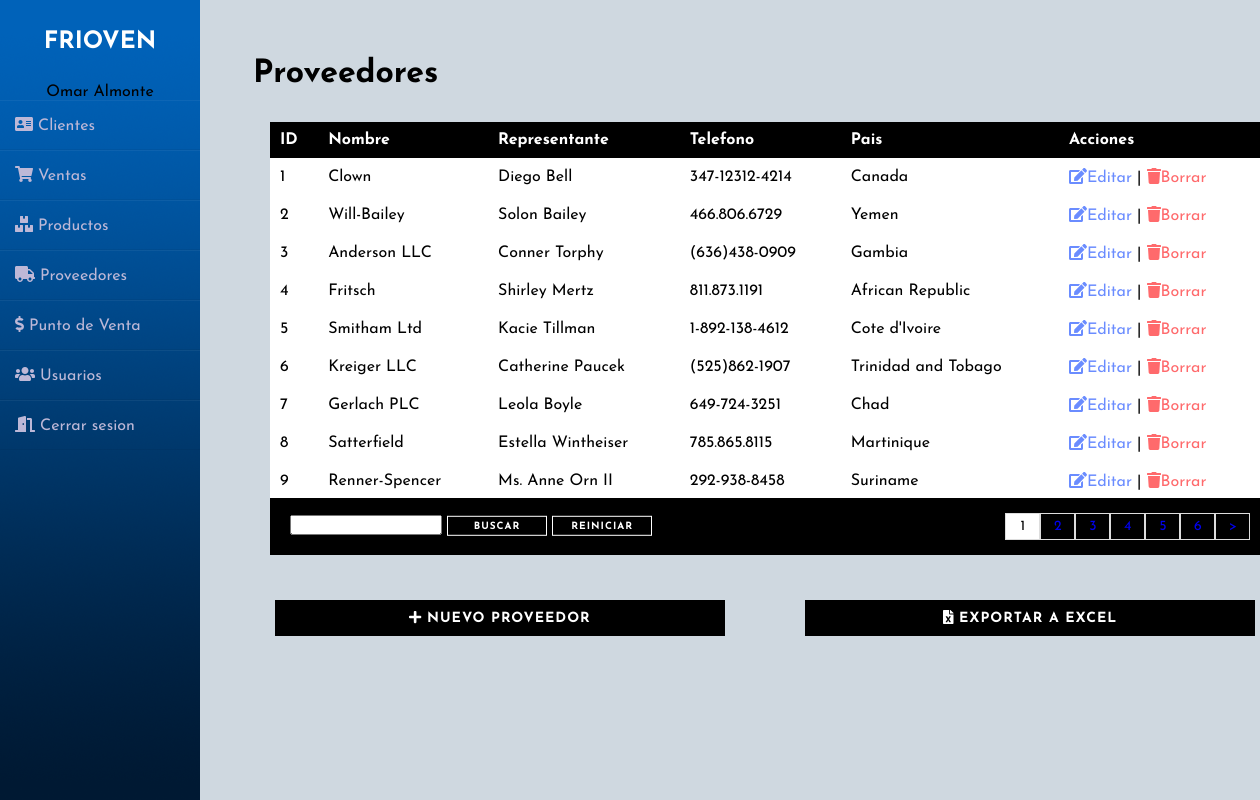
Page /proveedores.php (signed in) on the committed database.
### tables this page shows
CREATE TABLE `proveedor` (
  `idproveedor` int(11) NOT NULL,
  `nombreprov` varchar(255) NOT NULL,
  `representante` varchar(255) NOT NULL,
  `telefono` varchar(255) NOT NULL,
  `pais` varchar(255) NOT NULL,
  `activo` char(2) NOT NULL DEFAULT 'si'
);

### proveedores.php (the view, shortened to what this page needs)
<?php
include 'links/provlinks.php';
include 'back/conexion.php';
?>
<!DOCTYPE html>
<html>
<head>
</head>
<body>
	<div class="wrapper">
    <?php
    include 'links/sidebar.php';
    ?>
    <div class="main_content">
    	<h1 class="down">Proveedores </h1>
	<div class="divtab">
	<section class="downp" id="container">
    	<table>
			<tr>
				<th>ID</th>
				<th>Nombre</th>
				<th>Representante</th>
				<th>Telefono</th>
				<th>Pais</th>
				<th>Acciones</th>
			</tr>
			<?php
			if (empty($_REQUEST["busqueda"])) {
			$q2 = "SELECT COUNT(*) as total_reg FROM proveedor where activo = 'si'";
			}else{
			$busqueda = $_REQUEST["busqueda"];
			$q2 = "SELECT COUNT(*) as total_reg FROM proveedor where idproveedor LIKE '%$busqueda%' OR nombreprov LIKE '%$busqueda%' OR representante LIKE '%$busqueda%' OR telefono LIKE '%$busqueda%' OR pais LIKE '%%busqueda%' AND activo = 'si'";
			}
			$sq_reg = mysqli_query($con,$q2);
			$r_reg = mysqli_fetch_array($sq_reg);
			$total_reg = $r_reg['total_reg'];
			$ppg = 9;
			if (empty($_GET['npg'])) {
				$npg = 1;
			} else {
				$npg = $_GET['npg'];
			}
			$desde = ($npg - 1) *  $ppg;
			$ttp = ceil($total_reg / $ppg);
			if (empty($_REQUEST["busqueda"])) {
				$q = "SELECT idproveedor,nombreprov,representante,telefono,pais FROM proveedor where activo = 'si' LIMIT $desde,$ppg";
			} else{
				$q = "SELECT idproveedor,nombreprov,representante,telefono,pais FROM proveedor where idproveedor LIKE '%$busqueda%' OR nombreprov LIKE '%$busqueda%' OR representante LIKE '%$busqueda%' OR telefono LIKE '%$busqueda%' OR pais LIKE '%%busqueda%' AND activo = 'si' LIMIT $desde,$ppg";
			}
			$e = mysqli_query($con,$q);
			$contador = mysqli_num_rows($e);
			if ($contador > 0) {
				while ($datos = mysqli_fetch_array($e)) {
			?>
			<tr>
				<td><?php echo $datos['idproveedor']; ?> </td>
				<td><?php echo $datos['nombreprov']; ?> </td>
				<td><?php echo $datos['representante']; ?> </td>
				<td><?php echo $datos['telefono']; ?> </td>
				<td><?php echo $datos['pais']; ?> </td>
				<td><a href="u_prov.php?id=<?php echo $datos['idproveedor']; ?>" id="b_edit"><i class="fas fa-edit"></i>Editar</a> | <a href="d_prov.php?id=<?php echo $datos['idproveedor']; ?>" id="b_delete"><i class="fas fa-trash"></i>Borrar</a></td>
			</tr>
			<?php
		    	}
			}
			?>
    	</table>
    </section>
	</div>
	<div class="paginas">
	<div class="wd">
	<form action="back/robproveedores.php" method="get" class="down">
    <input type="text" name="busqueda" value="<?php if(!empty($busqueda)){echo $busqueda;} ?>">
    <input type="submit" name = "buscar" value="buscar" class="botw btn btn-2 ">
    <input type="submit" name="reiniciar" value="reiniciar" class="botw btn btn-2">
    </form>
	</div>
		<ul>
			<?php
			for ($i=1; $i <= $ttp ; $i++) {
				if ($i == $npg) {
				 echo '<li class="seleccion">'.$i.'</li>';
				}else{
				if (empty($busqueda)) {
					echo '<li><a href="?npg='.$i.'">'.$i.'</a></li>';
				} else{
					echo '<li><a href="?npg='.$i.'&busqueda='.$busqueda.'">'.$i.'</a></li>';
				}
			}
			}
			?>
			<?php
			if ($npg != $ttp) {
				if (!empty($busqueda)) {
			?>
			<li><a href="?npg=<?php  echo $npg + 1?>&busqueda=<?php echo $busqueda ?>"> > </a></li>
			<?php
			    }else{
			 ?>
			 <li><a href="?npg=<?php  echo $npg + 1?>"> > </a></li>
			<?php
			}
			}
			 ?>
		</ul>
	</div>
	<div class="bar_btn">
    <button class="bot3 btn btn-2" onclick="window.location.href = 'registrarprov.php';" ><i class="fas fa-plus"></i>  Nuevo Proveedor </button>
    <button class="bot3 btn btn-2" onclick="window.location.href = 'back/exportprov.php';" ><i class="fas fa-file-excel"></i>  Exportar a Excel </button>
    </div>
      </div>
    </div>
</body>
</html>

### css/cssprov.css (style rules this page uses)
.down { transform: translate(5%, 180%); }
A:link { text-decoration: none }
* { outline:none !important; }
a { text-decoration: none !important;outline: none !important; }
.downp { margin-left: 70px; margin-top: 90px; font-size: 20px; }
.wd { margin-top: 50px; position: relative; }

### css/listaclientes.css (style rules this page uses)
.divtab { height: 200px; }
table { border-collapse: collapse; font-size: 12pt; width: 100%; }
table th { text-align: left; padding: 10px; background: black; color: white; }
table tr { background: #fff; }
table td { padding: 10px; }
#b_edit { color: #6A8CFF ; }
#b_delete { color: #FF6A6C; }

### css/botones.css (style rules this page uses)
.btn { border: none; font-size: 20px; color: inherit; background: none; cursor: pointer; padding: 15px 40px; text-transform: uppercase; letter-spacing: 1px; font-weight: 700; outline: none; -webkit-transition: all 0.3s; -moz-transition: all 0.3s; transition: all 0.3s; }
.btn:after { content: ''; position: absolute; z-index: -1; -webkit-transition: all 0.3s; -moz-transition: all 0.3s; transition: all 0.3s; }
.btn:before { speak: none; font-style: normal; font-weight: normal; font-variant: normal; text-transform: none; line-height: 1; position: relative; -webkit-font-smoothing: antialiased; }
.btn-2 { background: black; color: #fff; }
.btn-2:before { position: absolute; height: 100%; left: 0; top: 0; line-height: 3; font-size: 140%; width: 60px; }

### css/botones2.css (style rules this page uses)
.bot3 { margin-top: 45px; margin-left: 75px; padding: 10px; width: 450px; font-size: 14px; }
.botw { border: 1px solid white; background: none; color: white; font-size: 10px; padding: 2px; width: 100px }

### fw/all.css (style rules this page uses)
.fa-edit:before { content: "\f044"; }
.fa-file-excel:before { content: "\f1c3"; }
.fa-plus:before { content: "\f067"; }
.fa-trash:before { content: "\f1f8"; }

### css/paginas.css (style rules this page uses)
.wd { width: 400px; }
.paginas { width: 93.9%; margin-left: 70px; margin-top: 155px; color: black; }
.paginas form input { height: 20px; }
.paginas ul { padding: 15px; list-style: none; background: black; display: -webkit-flex; display: -moz-flex; display: -ms-flex; display: -o-flex; display: flex; justify-content: flex-end; }
.paginas a, .seleccion { border: 1px solid #ddd; padding: 5px; display: inline-block; font-size: 14px; text-align: center; width: 35px; }
.seleccion { background: white; color: black; }

### css/sidebar.css (style rules this page uses)
* { margin: 0; padding: 0; box-sizing: border-box; list-style: none; text-decoration: none; font-family: 'Josefin Sans', sans-serif; }
body { background-color: #00325e30; }
.wrapper { display: flex; position: relative; }
.wrapper .main_content { width: 100%; margin-left: 200px; }

### rows in the picture
proveedor: idproveedor "1", nombreprov "Clown", representante "Diego Bell", telefono "347-12312-4214", pais "Canada"
proveedor: idproveedor "2", nombreprov "Will-Bailey", representante "Solon Bailey", telefono "466.806.6729", pais "Yemen"
proveedor: idproveedor "3", nombreprov "Anderson LLC", representante "Conner Torphy", telefono "(636)438-0909", pais "Gambia"
proveedor: idproveedor "4", nombreprov "Fritsch", representante "Shirley Mertz", telefono "811.873.1191", pais "African Republic"
proveedor: idproveedor "5", nombreprov "Smitham Ltd", representante "Kacie Tillman", telefono "1-892-138-4612", pais "Cote d'Ivoire"
proveedor: idproveedor "6", nombreprov "Kreiger LLC", representante "Catherine Paucek", telefono "(525)862-1907", pais "Trinidad and Tobago"
proveedor: idproveedor "7", nombreprov "Gerlach PLC", representante "Leola Boyle", telefono "649-724-3251", pais "Chad"
proveedor: idproveedor "8", nombreprov "Satterfield", representante "Estella Wintheiser", telefono "785.865.8115", pais "Martinique"
proveedor: idproveedor "9", nombreprov "Renner-Spencer", representante "Ms. Anne Orn II", telefono "292-938-8458", pais "Suriname"

### other values in the picture
$fn "Omar Almonte"
